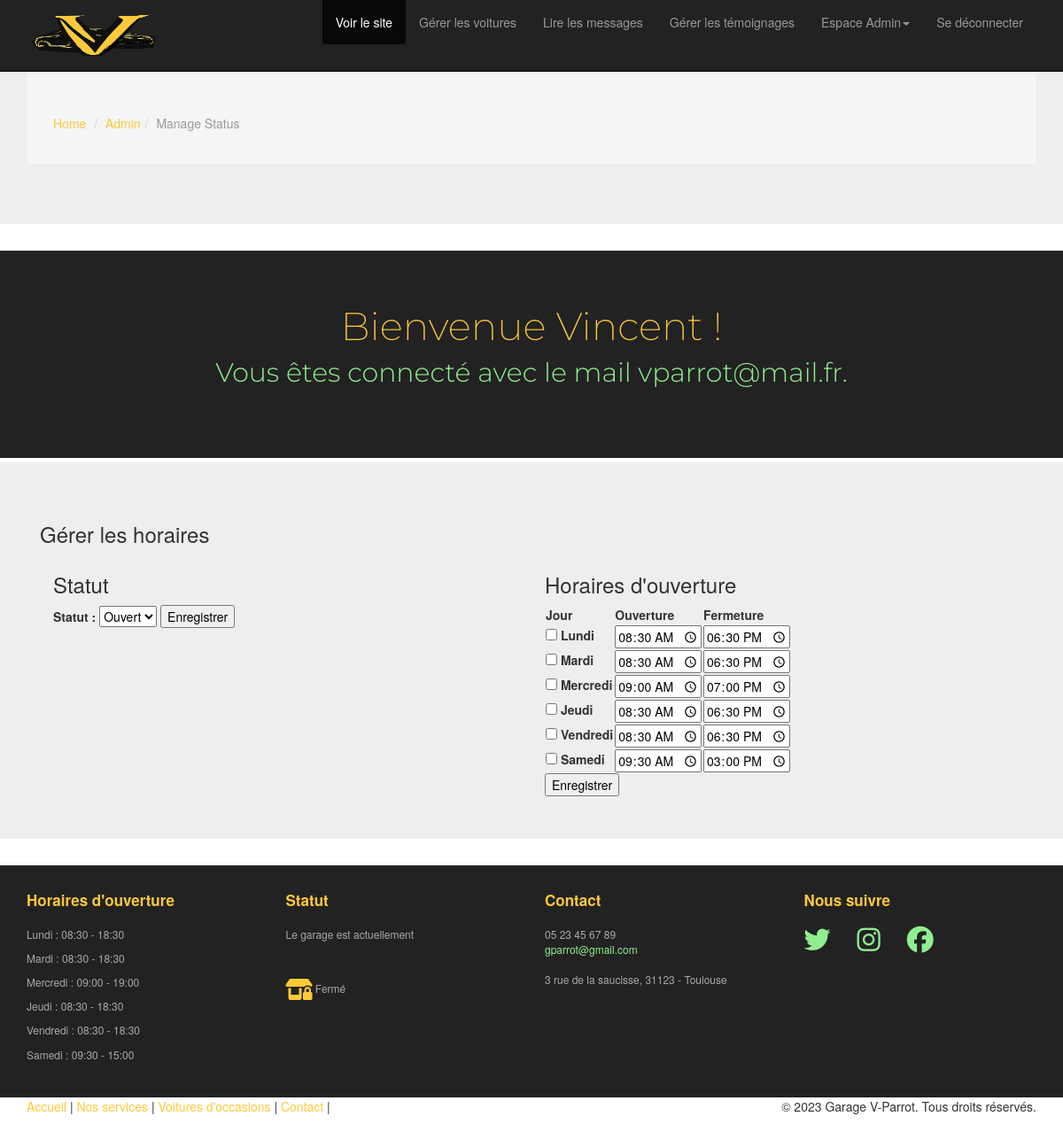
The app's page /admin/manage-status.php (signed in) with its own data.
### tables this page shows
CREATE TABLE `opening_hours` (
  `id` int(11) NOT NULL AUTO_INCREMENT,
  `users_id` int(11) NOT NULL,
  `day` varchar(20) NOT NULL,
  `opening_time` time NOT NULL,
  `closing_time` time NOT NULL,
  PRIMARY KEY (`id`),
  KEY `opening_hours_users_id_fk` (`users_id`),
  CONSTRAINT `opening_hours_ibfk_1` FOREIGN KEY (`users_id`) REFERENCES `users` (`id`),
  CONSTRAINT `opening_hours_users_id_fk` FOREIGN KEY (`users_id`) REFERENCES `users` (`id`)
);

### admin/manage-status.php (the view, shortened to what this page needs)
<?php
include 'partials/header.php';
?>
<header id="head" class="secondary">
</header>
<div class="jumbotron top-space">
    <div class="container">
        <h3>Gérer les horaires</h3>
        <div class="col-md-6 widget">
            <h3 class="widget-title">Statut</h3>
            <div class="widget-body">
                <form action="logic/manage-status.php" method="post">
                    <label for="garage_status">Statut :</label>
                    <select name="garage_status" id="garage_status">
                        <option value="1"
                            <?= isset($garage['is_opened']) && $garage['is_opened'] == 1 ? 'selected' : '' ?>>Ouvert
                        </option>
                    </select>
                    <button type="submit">Enregistrer</button>
                </form>
            </div>
        </div>
        <div class="col-md-6 widget">
            <h3 class="widget-title">Horaires d'ouverture</h3>
            <div class="widget-body">
                <?php if (isset($_SESSION['user_is_admin'])) : ?>
                <form action="logic/manage-opening-hours.php" method="post">
                        <?php
                            $days = array(
                                1 => "Lundi",
                                2 => "Mardi",
                                3 => "Mercredi",
                                4 => "Jeudi",
                                5 => "Vendredi",
                                6 => "Samedi",
                            );
                            ?>
                    <table>
                        <thead>
                            <tr>
                                <th>Jour</th>
                                <th>Ouverture</th>
                                <th>Fermeture</th>
                            </tr>
                        </thead>
                        <tbody>
                            <?php foreach ($days as $day => $dayName) : ?>
                            <?php
                                    $query = "SELECT opening_time, closing_time FROM opening_hours WHERE day = ?";
                                    $stmt = $pdo->prepare($query);
                                    $stmt->execute([$dayName]);
                                    $row = $stmt->fetch(PDO::FETCH_ASSOC);
                                    $opening_time = $row['opening_time'];
                                    $closing_time = $row['closing_time'];
                                    ?>
                            <tr>
                                <td>
                                    <label for='selected_days_<?= $day ?>'>
                                        <input type='checkbox' name='selected_days[]' value='<?= $day ?>'
                                            id='selected_days_<?= $day ?>'>
                                        <?= $dayName ?>
                                    </label>
                                </td>
                                <td>
                                    <input type='time' name='opening_time_<?= $day ?>' value='<?= $opening_time ?>'
                                        placeholder='Ouverture'>
                                </td>
                                <td>
                                    <input type='time' name='closing_time_<?= $day ?>' value='<?= $closing_time ?>'
                                        placeholder='Fermeture'>
                                </td>
                            </tr>
                            <?php endforeach; ?>
                        </tbody>
                    </table>
                    <button type="submit">Enregistrer</button>
                </form>
                <?php else : ?>
                <?php endif; ?>
            </div>
        </div>
    </div>
</div>
<?php
include 'partials/footer.php';
?>

### admin/partials/footer.php (shortened to what this page needs)
<footer id="footer" class="top-space">
    <div class="footer">
        <div class="container">
            <div class="row">
                <div class="col-md-3 widget">
                    <h3 class="widget-title">Horaires d'ouverture</h3>
                    <div class="widget-body">
                        <?php
                        $days = array(
                            "Lundi" => 1,
                            "Mardi" => 2,
                            "Mercredi" => 3,
                            "Jeudi" => 4,
                            "Vendredi" => 5,
                            "Samedi" => 6,
                        );
                        $horaire_query = "SELECT day, opening_time, closing_time FROM opening_hours";
                        $horaire_stmt = $pdo->query($horaire_query);
                        if ($horaire_stmt) {
                            $horaire_result = $horaire_stmt->fetchAll(PDO::FETCH_ASSOC);
                            foreach ($horaire_result as $row) {
                                $day = $row['day'];
                                $opening_time = date("H:i", strtotime($row['opening_time']));
                                $closing_time = date("H:i", strtotime($row['closing_time']));
                                if (isset($days[$day])) {
                                    echo "<p>{$day} : $opening_time - $closing_time </p>";
                                }
                            }
                        } else {
                            echo "<p>Les horaires d'ouverture ne sont pas disponibles.</p>";
                        }
                        ?>
                    </div>
                </div>
                <div class="col-md-3 widget">
                    <h3 class="widget-title">Statut</h3>
                    <div class="widget-body">
                        <?php
                        $garageStatus = "<i class='fa-solid fa-shop-lock fa-2xl' style='color:#fdc939'></i> Fermé";
                        echo "<p>Le garage est actuellement</p><br><br><p>$garageStatus</p>";
                        ?>
                    </div>
                </div>
                <div class="col-md-3 widget">
                    <h3 class="widget-title">Contact</h3>
                    <div class="widget-body">
                        <p>05 23 45 67 89<br>
                            <a href="mailto:#">gparrot@gmail.com</a><br>
                            <br>
                            3 rue de la saucisse, 31123 - Toulouse
                        </p>
                    </div>
                </div>
                <div class="col-md-3 widget">
                    <h3 class="widget-title">Nous suivre</h3>
                    <div class="widget-body">
                        <p class="follow-me-icons">
                            <a href=""><i class="fa-brands fa-twitter"></i></a>
                            <a href=""><i class="fa-brands fa-instagram"></i></a>
                            <a href=""><i class="fa-brands fa-facebook"></i></a>
                        </p>
                    </div>
                </div>
            </div>
        </div>
    </div>
    <div class="footer2">
        <div class="container">
            <div class="row">
                <div class="col-md-6 widget">
                    <div class="widget-body">
                        <p class="simplenav">
                            <a href="<?= ROOT_URL . 'index.php' ?>">Accueil</a> |
                            <a href="<?= ROOT_URL . 'services.php' ?>">Nos services</a> |
                            <a href="<?= ROOT_URL . 'vents.php' ?>">Voitures d'occasions</a> |
                            <a href="<?= ROOT_URL . 'contact.php' ?>">Contact</a> |
                        </p>
                    </div>
                </div>
                <div class="col-md-6 widget">
                    <div class="widget-body">
                        <p class="text-right">&copy; 2023 Garage V-Parrot. Tous droits réservés.</p>
                    </div>
                </div>
            </div>
        </div>
</footer>
</body>
</html>

### admin/assets/css/main.css (style rules this page uses)
#head { background:#222; min-height:50px; text-align: center; padding-top: 40px; font-family:"Montserrat", Arial; font-weight:300; }
.top-space { margin-top: 5px; }
.footer { background: #222; padding: 30px 0 0 0; font-size: 12px; color: #aaa; }
.footer a { color: #90ee90; }
.footer .widget { margin-bottom:30px; }
.footer .widget-title { font-size: 17px; font-weight: bold; color: #fdc939; margin: 0 0 20px; }
.follow-me-icons { font-size:30px; }
.follow-me-icons i { float:left; margin:0 30px 0 0; }

### records on screen
opening_hours: opening_time "08:30:00", closing_time "18:30:00", day "Lundi", opening_time "08:30", closing_time "18:30"
opening_hours: opening_time "08:30:00", closing_time "18:30:00", day "Mardi", opening_time "08:30", closing_time "18:30"
opening_hours: opening_time "09:00:00", closing_time "19:00:00", day "Mercredi", opening_time "09:00", closing_time "19:00"
opening_hours: opening_time "08:30:00", closing_time "18:30:00", day "Jeudi", opening_time "08:30", closing_time "18:30"
opening_hours: opening_time "08:30:00", closing_time "18:30:00", day "Vendredi", opening_time "08:30", closing_time "18:30"
opening_hours: opening_time "09:30:00", closing_time "15:00:00", day "Samedi", opening_time "09:30", closing_time "15:00"

### other values on screen
$page_title "Admin"
$page_title "Manage Status"
$_SESSION['user_name'] "Vincent"
$_SESSION['user_email'] "vparrot@mail.fr"
$dayName "Lundi"
$dayName "Mardi"
$dayName "Mercredi"
$dayName "Jeudi"
$dayName "Vendredi"
$dayName "Samedi"
